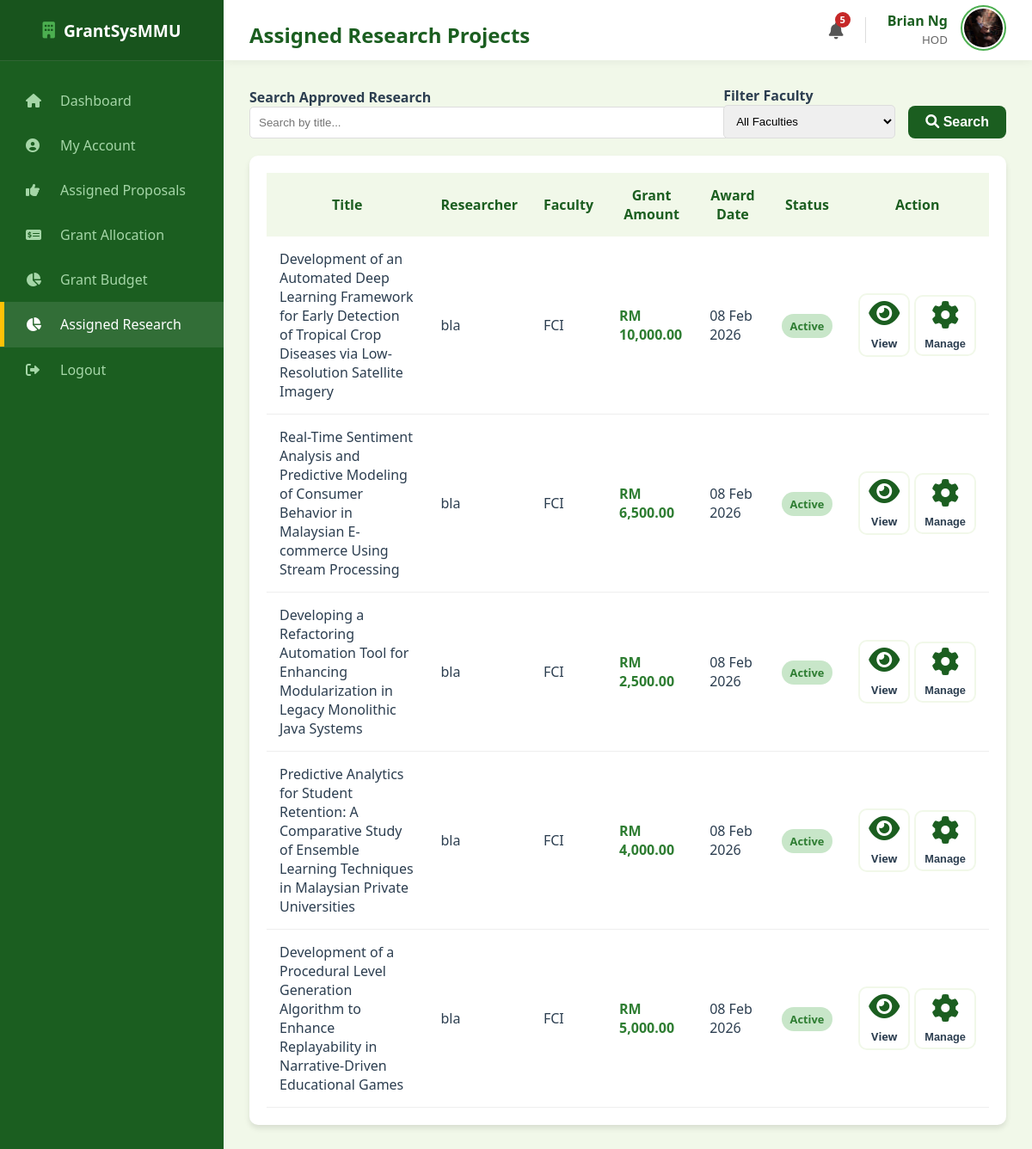
The app's page /hod/assigned_research (signed in) with its own data.
### models.py (models this page shows, shortened)
class User(db.Model):
    __tablename__ = "user"
    mmu_id = db.Column(db.String(15), primary_key=True)
    name = db.Column(db.String(150), nullable=False)
    email = db.Column(db.String(100), unique=True, nullable=False)
    password = db.Column(db.String(100), nullable=False)
    faculty = db.Column(db.String(100), nullable=False)
    user_role = db.Column(db.String(25), nullable=False)
    profile_image = db.Column(db.String(20), nullable=False, default="default.jpg")
    phone_number = db.Column(db.String(20), nullable=True)
    admin_profile = db.relationship(
        "Admin", backref="user_info", uselist=False, cascade="all, delete-orphan"
    )
    researcher_profile = db.relationship(
        "Researcher", backref="user_info", uselist=False, cascade="all, delete-orphan"
    )
    reviewer_profile = db.relationship(
        "Reviewer", backref="user_info", uselist=False, cascade="all, delete-orphan"
    )
    hod_profile = db.relationship(
        "HOD", backref="user_info", uselist=False, cascade="all, delete-orphan"
    )

class Proposal(db.Model):
    __tablename__ = "proposal"
    proposal_id = db.Column(db.Integer, primary_key=True)
    title = db.Column(db.String(255), nullable=False)
    research_area = db.Column(db.String(100), nullable=False, default="General")
    requested_budget = db.Column(db.Float, nullable=False)
    status = db.Column(db.String(30), nullable=False, default="Draft")
    submission_date = db.Column(db.Date, default=malaysia_now)
    document_file = db.Column(db.String(100), nullable=True)
    review_score = db.Column(db.Integer, nullable=True)
    review_feedback = db.Column(db.Text, nullable=True)
    review_draft = db.Column(db.Text, nullable=True)
    researcher_id = db.Column(
        db.Integer, db.ForeignKey("researcher.researcher_id"), nullable=False
    )
    cycle_id = db.Column(
        db.Integer, db.ForeignKey("grant_cycle.cycle_id"), nullable=False
    )
    assigned_reviewer_id = db.Column(
        db.Integer, db.ForeignKey("reviewer.reviewer_id"), nullable=True
    )
    assigned_hod_id = db.Column(db.Integer, db.ForeignKey("hod.hod_id"), nullable=True)
    reviewer = db.relationship("Reviewer", foreign_keys=[assigned_reviewer_id])
    hod = db.relationship("HOD", foreign_keys=[assigned_hod_id])
    deadlines = db.relationship(
        "Deadline", backref="proposal", cascade="all, delete-orphan"
    )

class Grant(db.Model):
    __tablename__ = "grant"
    grant_id = db.Column(db.Integer, primary_key=True)
    grant_amount = db.Column(db.Float, nullable=False)
    award_date = db.Column(db.DateTime, default=malaysia_now)
    proposal_id = db.Column(
        db.Integer, db.ForeignKey("proposal.proposal_id"), nullable=False
    )
    proposal = db.relationship(
        "Proposal", backref=db.backref("grant_award", uselist=False)
    )

### routes/hod_routes.py (the view)
@hod_bp.route("/hod/assigned_research")
def hod_assigned_research():
    if session.get("role") != "HOD":
        return redirect(url_for("hod.hod_login"))
    user = User.query.get(session["user_id"])
    current_hod = HOD.query.filter_by(mmu_id=user.mmu_id).first()
    page = request.args.get("page", 1, type=int)
    search_query = request.args.get("search", "")
    filter_faculty = request.args.get("faculty", "")
    per_page = 8
    query = (
        Proposal.query.filter(
            Proposal.assigned_hod_id == current_hod.hod_id,
            Proposal.status.in_(["Approved", "Completed", "Terminated"]),
        )
        .join(Researcher)
        .join(User)
    )
    if search_query:
        query = query.filter(Proposal.title.ilike(f"%{search_query}%"))
    if filter_faculty:
        query = query.filter(User.faculty == filter_faculty)
    pagination = query.paginate(page=page, per_page=per_page, error_out=False)
    return render_template(
        "hod_assigned_research.html",
        proposals=pagination.items,
        pagination=pagination,
        user=user,
        faculties=Faculty.query.all(),
    )

### main.py (called while the page is built)
@app.context_processor
def inject_notifications():
    if "user_id" in session:
        unread = Notification.query.filter_by(recipient_id=session["user_id"], is_read=False).count()
        return dict(unread_notifications=unread)
    return dict(unread_notifications=0)

### templates/hod_assigned_research.html (shortened to what this page needs)
<!DOCTYPE html>
<html lang="en">
<head>
    <link rel="stylesheet" type="text/css" href="{{ url_for('static', filename='style.css') }}">
    <link rel="stylesheet" href="https://cdnjs.cloudflare.com/ajax/libs/font-awesome/6.0.0/css/all.min.css">
</head>
<body>
    <div class="dashboard-container">
        <div class="sidebar">
            <div class="sidebar-header"><i class="fas fa-building"
                    style="margin-right: 10px; color: var(--secondary-color);"></i> GrantSysMMU</div>
            <ul class="sidebar-menu">
                <li><a href="{{ url_for('hod.hod_dashboard') }}"><i class="fas fa-home"></i> Dashboard</a></li>
                <li><a href="{{ url_for('hod.hod_profile') }}"><i class="fas fa-user-circle"></i> My Account</a></li>
                <li><a href="{{ url_for('hod.hod_assigned_proposals') }}"><i class="fas fa-thumbs-up"></i>
                        Assigned Proposals</a></li>
                <li><a href="{{ url_for('hod.hod_grant_allocation') }}"><i class="fas fa-money-check-alt"></i> Grant Allocation</a></li>
                <li><a href="{{ url_for('hod.hod_grant_budget') }}"><i class="fas fa-chart-pie"></i> Grant Budget</a></li>
                <li class="active"><a href="{{ url_for('hod.hod_assigned_research') }}"><i class="fas fa-chart-pie"></i> Assigned Research</a></li>
                <li style="margin-top: auto; border-top: 1px solid rgba(255,255,255,0.1);">
                    <a href="{{ url_for('auth.logout') }}"><i class="fas fa-sign-out-alt"></i> Logout</a>
                </li>
            </ul>
        </div>
        <div class="main-content">
            <div class="top-bar">
                <h2>Assigned Research Projects</h2>
                <div style="display: flex; align-items: center; gap: 25px;">
                    <a href="{{ url_for('auth.view_notifications') }}"
                        style="position: relative; color: #555; font-size: 1.2rem; text-decoration: none;">
                        <i class="fas fa-bell"></i>
                        {% if unread_notifications > 0 %}
                        <span
                            style="position: absolute; top: -8px; right: -8px; background: #c62828; color: white; border-radius: 50%; width: 18px; height: 18px; font-size: 0.7rem; display: flex; align-items: center; justify-content: center; font-weight: bold;">
                            {{ unread_notifications }}
                        </span>
                        {% endif %}
                    </a>
                    <div style="display: flex; align-items: center; gap: 15px;">
                        <div style="text-align: right; line-height: 1.3;">
                            <span style="display: block; font-weight: bold; color: #1b5e20;">{{ user.name }}</span>
                            <small style="color: #666;">HOD</small>
                        </div>
                        <a href="{{ url_for('hod.hod_profile') }}">
                            <img src="{{ url_for('static', filename='profile_pics/' + user.profile_image) }}"
                                alt="Profile"
                                style="width: 45px; height: 45px; border-radius: 50%; object-fit: cover; border: 2px solid #4caf50; padding: 2px;">
                        </a>
                    </div>
                </div>
            </div>
            <div class="content-wrapper">
                <div class="section-card" style="margin-bottom: 20px;">
                    <form method="GET" action="{{ url_for('hod.hod_assigned_research') }}"
                        style="display: flex; gap: 15px; align-items: flex-end;">
                        <div style="flex: 1;">
                            <label style="font-weight: bold;">Search Approved Research</label>
                            <input type="text" name="search" placeholder="Search by title..."
                                value="{{ request.args.get('search', '') }}"
                                style="width: 100%; padding: 10px; border: 1px solid #ddd; border-radius: 5px;">
                        </div>
                        <div style="width: 200px;">
                            <label style="font-weight: bold;">Filter Faculty</label>
                            <select name="faculty" style="width: 100%; padding: 10px; border: 1px solid #ddd; border-radius: 5px;">
                                <option value="">All Faculties</option>
                            </select>
                        </div>
                        <button type="submit" class="btn-primary" style="width: auto; padding: 10px 20px;"><i
                                class="fas fa-search"></i> Search</button>
                    </form>
                </div>
                <div class="table-card">
                    <table style="width: 100%; border-collapse: collapse;">
                        <thead>
                            <tr style="background: #f1f8e9; color: #1b5e20;">
                                <th style="padding: 15px;">Title</th>
                                <th style="padding: 15px;">Researcher</th>
                                <th style="padding: 15px;">Faculty</th>
                                <th style="padding: 15px;">Grant Amount</th>
                                <th style="padding: 15px;">Award Date</th>
                                <th style="padding: 15px;">Status</th>
                                <th style="padding: 15px;">Action</th>
                            </tr>
                        </thead>
                        <tbody>
                            {% for p in proposals %}
                            <tr style="border-bottom: 1px solid #eee;">
                                <td style="padding: 15px; font-weight: 500;">{{ p.title }}</td>
                                <td style="padding: 15px;">{{ p.researcher.user_info.name }}</td>
                                <td style="padding: 15px;">{{ p.researcher.user_info.faculty }}</td>
                                <td style="padding: 15px; color: #2e7d32; font-weight: bold;">
                                    {% if p.grant_award %}
                                    RM {{ "{:,.2f}".format(p.grant_award.grant_amount) }}
                                    {% else %}
                                    <span style="color: #999;">Pending Allocation</span>
                                    {% endif %}
                                </td>
                                <td style="padding: 15px;">
                                    {% if p.grant_award %}
                                    {{ p.grant_award.award_date.strftime('%d %b %Y') }}
                                    {% else %}
                                    --
                                    {% endif %}
                                </td>
                                <td style="padding: 15px;">
                                    <span style="padding: 5px 10px; border-radius: 15px; font-size: 0.8rem; font-weight: bold;
                                        {% if p.status == 'Approved' %}background:#c8e6c9; color:#2e7d32;
                                        {% elif p.status == 'Completed' %}background:#e3f2fd; color:#1565c0;
                                        {% elif p.status == 'Terminated' %}background:#ffcdd2; color:#c62828;
                                        {% else %}background:#f5f5f5; color:#666;{% endif %}">
                                        {% if p.status == 'Approved' %}Active{% else %}{{ p.status }}{% endif %}
                                    </span>
                                </td>
                                <td style="padding: 15px;">
                                    <div style="display: flex; align-items: center; gap: 5px;">
                                        <a href="{{ url_for('hod.hod_view_progress_reports', proposal_id=p.proposal_id) }}"
                                            class="btn-outline" style="padding: 5px 10px; font-size: 0.8rem;">
                                            <i class="fas fa-eye"></i> View
                                        </a>
                                        <button class="btn-outline btn-manage" onclick="openActionModal('{{ p.proposal_id }}', '{{ p.title }}')" style="padding: 5px 10px; font-size: 0.8rem; cursor: pointer;">
                                            <i class="fas fa-cog"></i> Manage
                                        </button>
                                    </div>
                                </td>
                            </tr>
                            {% else %}
                            <tr>
                                <td colspan="6" style="padding: 20px; text-align: center; color: #777;">No approved research projects found.</td>
                            </tr>
                            {% endfor %}
                        </tbody>
                    </table>
                </div>
            </div>
        </div>
    </div>
</body>
</html>

### static/style.css (style rules this page uses)
:root { --primary-color: #1b5e20; --secondary-color: #4caf50; --accent-color: #ffc107; --bg-light: #f1f8e9; --white: #ffffff; --text-dark: #2c3e50; --text-muted: #607d8b; --sidebar-width: 260px; --shadow: 0 4px 6px rgba(0, 0, 0, 0.1); }
body { font-family: 'Segoe UI', 'Roboto', Helvetica, Arial, sans-serif; margin: 0; padding: 0; background-color: var(--bg-light); color: var(--text-dark); }
.dashboard-container { display: flex; min-height: 100vh; }
.sidebar { width: var(--sidebar-width); background-color: var(--primary-color); color: white; display: flex; flex-direction: column; position: fixed; height: 100%; z-index: 100; }
.sidebar-header { height: 70px; display: flex; align-items: center; justify-content: center; background-color: rgba(0, 0, 0, 0.1); font-size: 1.2rem; font-weight: bold; border-bottom: 1px solid rgba(255, 255, 255, 0.1); }
.sidebar-menu { list-style: none; padding: 0; margin: 20px 0; }
.sidebar-menu li a { display: flex; align-items: center; padding: 15px 25px; color: #a5d6a7; text-decoration: none; transition: 0.3s; border-left: 5px solid transparent; }
.sidebar-menu li a:hover, .sidebar-menu li.active a { background-color: rgba(255, 255, 255, 0.1); color: white; border-left-color: var(--accent-color); }
.sidebar-menu li a i { width: 30px; margin-right: 10px; }
.main-content { margin-left: var(--sidebar-width); width: calc(100% - var(--sidebar-width)); background-color: var(--bg-light); display: flex; flex-direction: column; min-height: 100vh; }
.top-bar { width: 100%; height: 70px; background: white; display: flex; align-items: center; justify-content: space-between; padding: 0 30px; box-shadow: 0 2px 10px rgba(0, 0, 0, 0.05); box-sizing: border-box; position: sticky; top: 0; z-index: 50; }
body { margin: 0; }
.dashboard-container { display: flex; min-height: 100vh; width: 100%; }
.sidebar { width: 260px; flex-shrink: 0; }
.main-content { flex: 1; display: flex; flex-direction: column; width: 100%; }
.content-wrapper { padding: 30px; }
.btn-primary { background-color: var(--primary-color); color: white; border: none; padding: 14px; width: 100%; font-size: 1rem; font-weight: 600; border-radius: 8px; cursor: pointer; transition: background 0.3s; margin-top: 10px; }
.btn-outline { background: white; border: 2px solid var(--bg-light); color: var(--text-dark); padding: 20px; border-radius: 10px; text-decoration: none; font-weight: 600; transition: all 0.3s; display: flex; flex-direction: column; align-items: center; justify-content: center; }
.btn-outline i { font-size: 2rem; margin-bottom: 10px; color: var(--primary-color); }
.table-card { background: white; padding: 20px; border-radius: 10px; box-shadow: var(--shadow); }
h2 { margin-bottom: 0.5rem; color: var(--primary-color); }

### records on screen
User: name "Brian Ng", profile_image (picture)
Proposal: title "Development of an Automated Deep Learning Framework for Early Detection of Tropical Crop Diseases via Low-Resolution Satellite Imagery", researcher.user_info.name "bla", researcher.user_info.faculty "FCI", grant_award.award_date "08 Feb 2026", status "Active"
Grant: grant_award.grant_amount "10,000.00"
Proposal: title "Real-Time Sentiment Analysis and Predictive Modeling of Consumer Behavior in Malaysian E-commerce Using Stream Processing", researcher.user_info.name "bla", researcher.user_info.faculty "FCI", grant_award.award_date "08 Feb 2026", status "Active"
Grant: grant_award.grant_amount "6,500.00"
Proposal: title "Developing a Refactoring Automation Tool for Enhancing Modularization in Legacy Monolithic Java Systems", researcher.user_info.name "bla", researcher.user_info.faculty "FCI", grant_award.award_date "08 Feb 2026", status "Active"
Grant: grant_award.grant_amount "2,500.00"
Proposal: title "Predictive Analytics for Student Retention: A Comparative Study of Ensemble Learning Techniques in Malaysian Private Universities", researcher.user_info.name "bla", researcher.user_info.faculty "FCI", grant_award.award_date "08 Feb 2026", status "Active"
Grant: grant_award.grant_amount "4,000.00"
Proposal: title "Development of a Procedural Level Generation Algorithm to Enhance Replayability in Narrative-Driven Educational Games", researcher.user_info.name "bla", researcher.user_info.faculty "FCI", grant_award.award_date "08 Feb 2026", status "Active"
Grant: grant_award.grant_amount "5,000.00"

### other values on screen
{{ unread_notifications }} "5"
